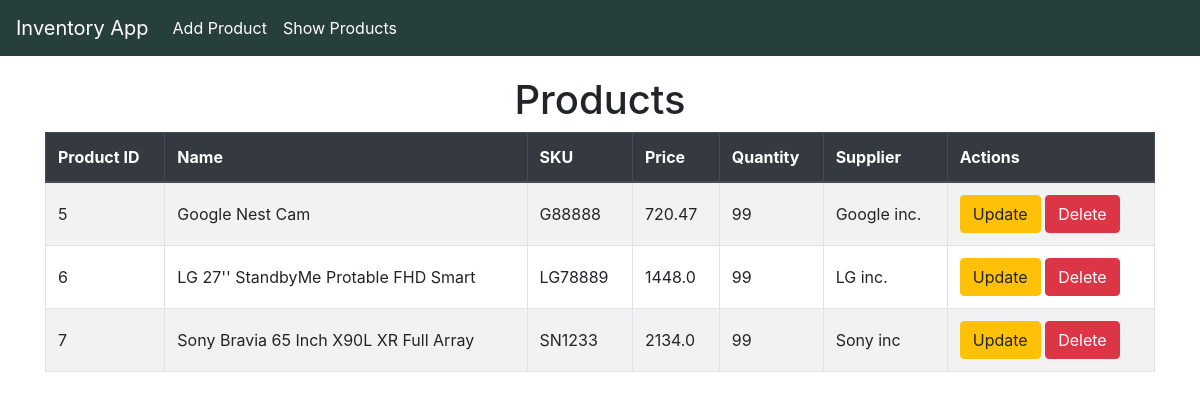
Page /list/ on the committed database.
### invApp/models.py (models this page shows, shortened)
class Product(models.Model):
    product_id = models.AutoField(primary_key=True)
    name = models.CharField(max_length=100)
    sku = models.CharField(max_length=50, unique=True) # Stock Keeping Unit
    price = models.FloatField()
    quantity = models.IntegerField()
    supplier = models.CharField(max_length=100)

### invApp/views.py (the view)
# urls.py: path('list/', views.product_list_view, name='product_list'),
def product_list_view(request):
    products = Product.objects.all()
    return render(request, 'invApp/product_list.html', {'products':products})

### invApp/templates/invApp/product_list.html (shortened to what this page needs)
{% extends "invApp/layout.html" %}
{% block content %}
<h1 class="text-center">Products</h1>
<table class="table table-bordered table-striped">
    <thead class="thead-dark">
        <tr>
            <th>Product ID</th>
            <th>Name</th>
            <th>SKU</th>
            <th>Price</th>
            <th>Quantity</th>
            <th>Supplier</th>
            <th>Actions</th>
        </tr>
    </thead>
    <tbody>
        {% for product in products %}
        <tr>
            <td scope="row">{{ product.product_id }}</td>
            <td>{{ product.name }}</td>
            <td>{{ product.sku }}</td>
            <td>{{ product.price }}</td>
            <td>{{ product.quantity }}</td>
            <td>{{ product.supplier }}</td>
            <td>
                <a href="{% url 'product_update' product.product_id %}" class="btn btn-warning">Update</a>
                <a href="{% url 'product_delete' product.product_id %}" class="btn btn-danger">Delete</a>
            </td>
        </tr>
        {% endfor %}
    </tbody>
</table>
{% endblock %}

### invApp/templates/invApp/layout.html (shortened to what this page needs)
<!DOCTYPE html>
<html lang="en">
    <head>
        <link href="https://cdn.jsdelivr.net/npm/bootstrap@4.5.2/dist/css/bootstrap.min.css" rel="stylesheet">
    </head>
    <body>
        <nav class="navbar navbar-expand-lg navbar-dark fixed-top">
            <a class="navbar-brand" href="{% url 'home' %}">Inventory App</a>
            <div class="collapse navbar-collapse" id="navbarNav">
                <ul class="navbar-nav">
                    <li class="nav-item">
                        <a class="nav-link" href="{% url 'product_create' %}">Add Product</a>
                    </li>
                    <li class="nav-item">
                        <a class="nav-link" href="{% url 'product_list' %}">Show Products</a>
                    </li>
                </ul>
            </div>
        </nav>
        <div class="container">
            {% block content %}{% endblock %}
        </div>
    </body>
</html>

### invApp/templates/invApp/layout.html (style rules this page uses)
body { padding-top: 56px; }
.navbar { background-color: rgb(38, 63, 58); }
.navbar-brand, .nav-link { color: #fff !important; }
.container { margin-top: 20px; }
.table th, .table td { vertical-align: middle; }

### rows in the picture
Product: product_id "5", name "Google Nest Cam", sku "G88888", price "720.47", quantity "99", supplier "Google inc."
Product: product_id "6", name "LG 27'' StandbyMe Protable FHD Smart", sku "LG78889", price "1448.0", quantity "99", supplier "LG inc."
Product: product_id "7", name "Sony Bravia 65 Inch X90L XR Full Array", sku "SN1233", price "2134.0", quantity "99", supplier "Sony inc"
